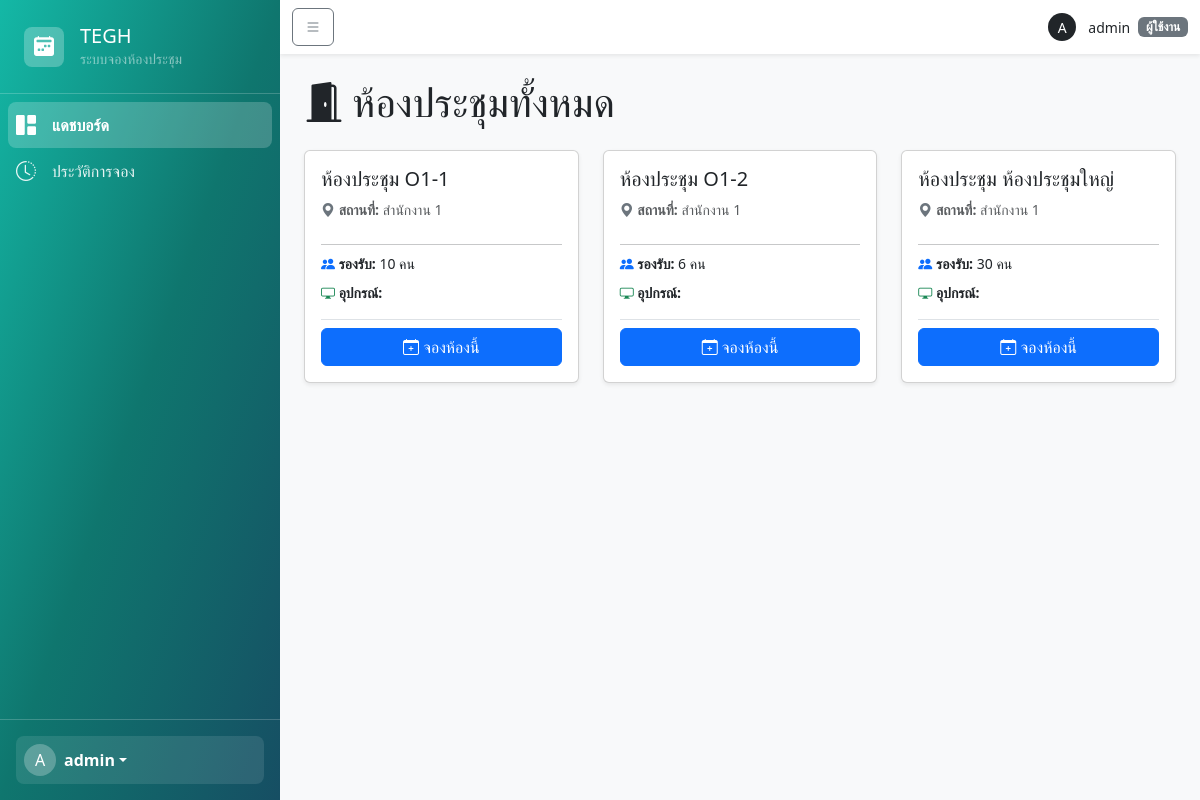
The app's page / (signed in), older data.
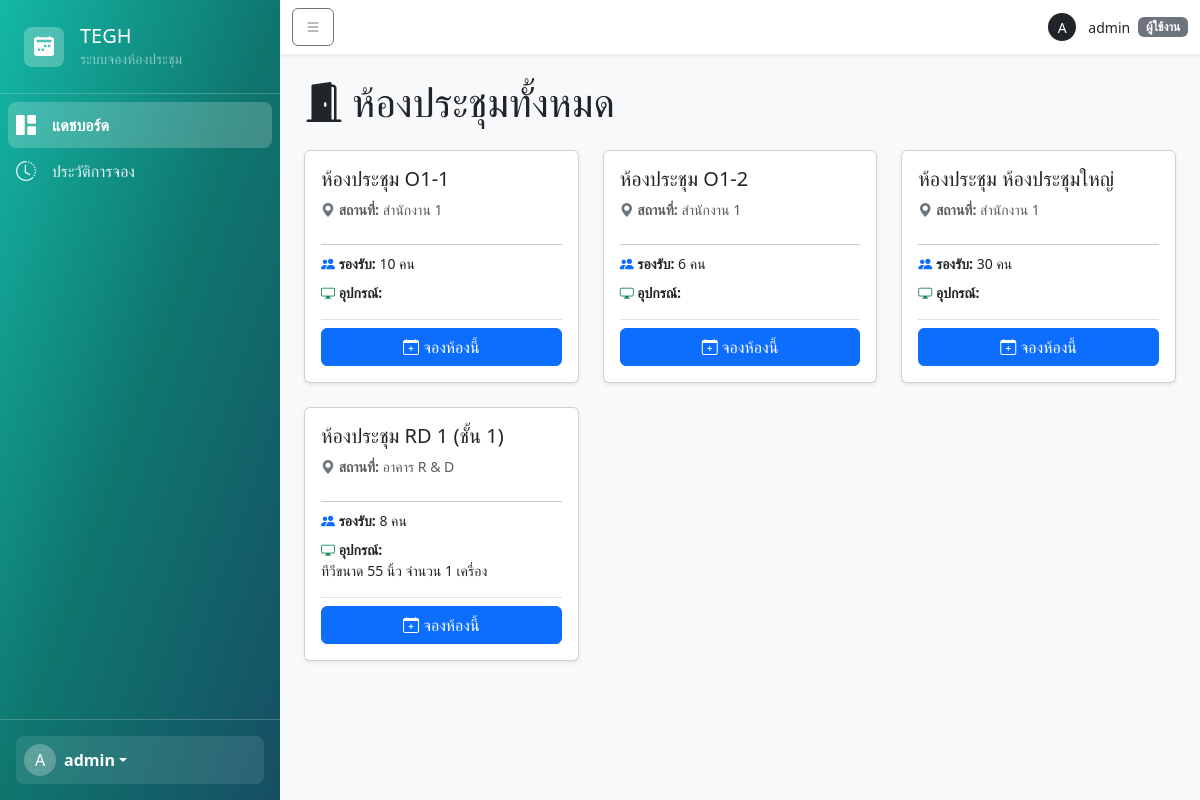
The same page, newer data.
### booking/models.py (models this page shows, shortened)
class Room(models.Model):
    name = models.CharField(max_length=100, unique=True, verbose_name="ชื่อห้องประชุม")
    location = models.CharField(max_length=255, blank=True, verbose_name="อาคาร / สถานที่")
    capacity = models.PositiveIntegerField(verbose_name="ความจุ (คน)")
    equipment_in_room = models.TextField(blank=True, verbose_name="อุปกรณ์ที่พร้อมใช้งาน")

### booking/views.py (the view)
# urls.py: path('', views.dashboard_view, name='dashboard'),
@login_required
def dashboard_view(request):
    rooms = Room.objects.all().order_by('location', 'name')
    context = {'rooms': rooms}
    return render(request, 'pages/dashboard.html', context)

### templates/pages/dashboard.html (shortened to what this page needs)
{% extends 'base.html' %}
{% block content %}
<h1 class="mb-4"><i class="bi bi-door-open-fill me-2"></i>ห้องประชุมทั้งหมด</h1>
<div class="row">
    {% for room in rooms %}
    <div class="col-lg-4 col-md-6 mb-4">
        <div class="card h-100 shadow-sm">
            <div class="card-body d-flex flex-column">
                <h5 class="card-title">{{ room.name }}</h5>
                <p class="card-text text-muted small"><strong><i class="bi bi-geo-alt-fill text-secondary"></i> สถานที่:</strong> {{ room.location }}</p>
                <hr class="my-2">
                <div class="card-text small mb-3">
                    <p class="mb-2"><i class="bi bi-people-fill text-primary"></i> <strong>รองรับ:</strong> {{ room.capacity }} คน</p>
                    <p class="mb-0"><i class="bi bi-display text-success"></i> <strong>อุปกรณ์:</strong><br>{{ room.equipment_in_room|linebreaksbr }}</p>
                </div>
                <div class="mt-auto pt-2 border-top"><a href="{% url 'create_booking' %}" class="btn btn-primary w-100"><i class="bi bi-calendar-plus"></i> จองห้องนี้</a></div>
            </div>
        </div>
    </div>
    {% empty %}
    <div class="col-12"><p class="text-center text-muted">ยังไม่มีห้องประชุมในระบบ</p></div>
    {% endfor %}
</div>
{% endblock %}

### templates/base.html (shortened to what this page needs)
<!DOCTYPE html>
<html lang="th">
<head>
    <link href="https://cdn.jsdelivr.net/npm/bootstrap@5.3.3/dist/css/bootstrap.min.css" rel="stylesheet">
    <link rel="stylesheet" href="https://cdn.jsdelivr.net/npm/bootstrap-icons@1.11.3/font/bootstrap-icons.min.css">
</head>
<body>
    <div class="d-flex" style="min-height: 100vh;">
        <nav id="sidebar" class="d-flex flex-column">
            <div class="sidebar-header p-4 border-bottom">
                <a href="{% url 'dashboard' %}" class="d-flex align-items-center gap-3 text-decoration-none">
                    <div class="d-flex align-items-center justify-content-center bg-white bg-opacity-25 rounded-3" style="width: 40px; height: 40px;"><i class="bi bi-calendar2-week-fill fs-5 text-white"></i></div>
                    <div><h2 class="h5 text-white mb-0">TEGH</h2><p class="small text-white-50 mb-0">ระบบจองห้องประชุม</p></div>
                </a>
            </div>
            <div class="flex-grow-1 p-2">
                {% for item in menu_items %}{% if item.show %}
                <a href="{% url item.url_name %}" class="sidebar-menu-button d-flex align-items-center gap-3 p-2 rounded-3 text-decoration-none {% if item.active %}active{% endif %}"><i class="{{ item.icon }} fs-5"></i><span>{{ item.label }}</span></a>
                {% endif %}{% endfor %}
            </div>
            <div class="sidebar-footer p-3 border-top"><div class="dropdown">
                <a href="#" class="d-flex align-items-center text-white text-decoration-none dropdown-toggle p-2 rounded-3" data-bs-toggle="dropdown" style="background-color: rgba(255,255,255,0.1);">
                    <div class="avatar-fallback rounded-circle bg-white bg-opacity-25 me-2" style="width: 32px; height: 32px;">{{ user.username.0|upper }}</div>
                    <div class="text-start"><strong class="d-block">{{ user.first_name|default:user.username }}</strong></div>
                </a>
            </div></div>
        </nav>
        <div class="main-content w-100">
            <header class="navbar navbar-light bg-white shadow-sm sticky-top"><div class="container-fluid">
                <button id="sidebar-toggle" class="btn btn-outline-secondary"><i class="bi bi-list"></i></button>
                <div class="d-flex align-items-center gap-2 ms-auto">
                    <div class="avatar-fallback rounded-circle bg-dark text-white me-1 small" style="width: 28px; height: 28px;">{{ user.username.0|upper }}</div>
                    <span class="small d-none d-sm-inline">{{ user.first_name|default:user.username }}</span>
                    <span class="badge {{ role_badge.class }}">{{ role_badge.label }}</span>
                </div>
            </div></header>
            <main class="p-4">
                {% block content %}{% endblock %}
            </main>
        </div>
    </div>
</body>
</html>

### templates/base.html (style rules this page uses)
body { background-color: #f8f9fa; }
#sidebar { min-width: 280px; max-width: 280px; background: linear-gradient(to bottom right, #14b8a6, #0f766e, #164e63); color: #fff; transition: all 0.3s; }
.sidebar-header, .sidebar-footer { border-color: rgba(255, 255, 255, 0.2) !important; }
.sidebar-menu-button { color: rgba(255, 255, 255, 0.9); }
.sidebar-menu-button.active { background-color: rgba(255, 255, 255, 0.2); color: #fff; font-weight: 600; }
.main-content { flex-grow: 1; overflow-y: auto; }
.avatar-fallback { display: flex; align-items: center; justify-content: center; width: 100%; height: 100%; }

Row changes from the older to the newer data that the page shows:
added Room: name "ห้องประชุม RD 1 (ชั้น 1)", location "อาคาร R & D", capacity "8", equipment_in_room "ทีวีขนาด 55 นิ้ว จำนวน 1 เครื่อง"
